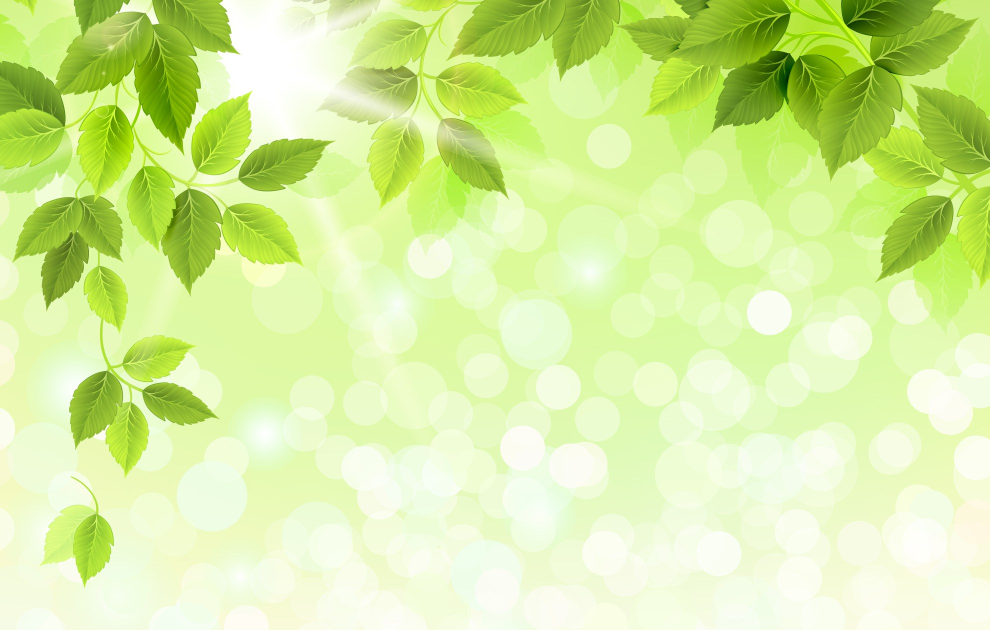
#> input picture a1.jpg, 1980 x 1260 px (shown at 1/2 size); its folder holds only this picture in this run
$ python -i main.py   (imports and definitions only)   (Python 2 division)   (older library calls are emulated)
#> lines starting #> are read from the running program, lines starting #| are printed output that depends on the picture; after the words box and inside, x2 and y2 are one past the last pixel; in counts of white or black regions, pixels touching at a corner belong together
import cv2
import numpy as np
#import argparse, sys, os
#from GUIdriver import *
import pandas as pd
#import matplotlib.pyplot as plt
#import GaussianNB
from sklearn.naive_bayes import GaussianNB
#import cv2
# import warnings to remove any type of future warnings
import warnings
def endprogram():
	print ("\nProgram terminated!")
	sys.exit()

def main_run(ImageFile):
	#Reading the image by parsing the argument
	#ImageFile = "a.png"
#> called with ImageFile = 'a1.jpg'
	text = str(ImageFile)
	print ("\n*********************\nImage : " + ImageFile + "\n*********************")
	img = cv2.imread(text)
#> img is the input picture: shape (1260, 1980, 3); mean B, G, R 160.2, 237.6, 213.5
	img = cv2.resize(img ,((int)(img.shape[1]/5),(int)(img.shape[0]/5)))
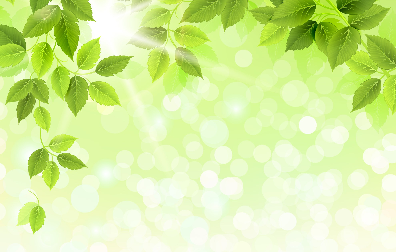
#> img: shape (252, 396, 3); mean B, G, R 160.2, 237.6, 213.5
	original = img.copy()
	neworiginal = img.copy()
	cv2.imshow('original',img)


	#Calculating number of pixels with shade of white(p) to check if exclusion of these pixels is required or not (if more than a fixed %) in order to differentiate the white background or white patches in image caused by flash, if present.
	p = 0
	for i in range(img.shape[0]):
		for j in range(img.shape[1]):
			B = img[i][j][0]
			G = img[i][j][1]
			R = img[i][j][2]
			if (B > 110 and G > 110 and R > 110):
				p += 1
#> after the loop, p = 75266

	#finding the % of pixels in shade of white
	totalpixels = img.shape[0]*img.shape[1]
#> totalpixels = 99792
	per_white = 100 * p/totalpixels
#> per_white = 75
	'''
	print 'percantage of white: ' + str(per_white) + '\n'
	print 'total: ' + str(totalpixels) + '\n'
	print 'white: ' + str(p) + '\n'
	'''

	#excluding all the pixels with colour close to white if they are more than 10% in the image
	if per_white > 10:
		img[i][j] = [200,200,200]
#> img: shape (252, 396, 3); under 0.01% of pixels changed, all inside (x1, y1, x2, y2) = (395, 251, 396, 252)
		cv2.imshow('color change', img)


	#Guassian blur
	blur1 = cv2.GaussianBlur(img,(3,3),1)
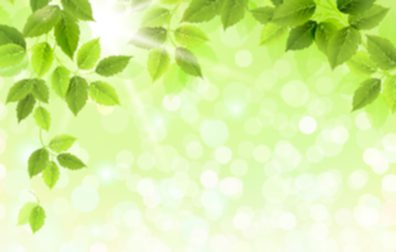
#> blur1: shape (252, 396, 3); mean B, G, R 160.2, 237.6, 213.5
        cv2.imshow('blur',img)

	#mean-shift algo
	newimg = np.zeros((img.shape[0], img.shape[1],3),np.uint8)
	criteria = (cv2.TERM_CRITERIA_EPS + cv2.TERM_CRITERIA_MAX_ITER , 10 ,1.0)

	img = cv2.pyrMeanShiftFiltering(blur1, 20, 30, newimg, 0, criteria)
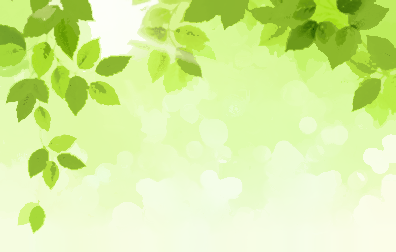
#> img: shape (252, 396, 3); mean B, G, R 160.8, 238.4, 214.2
	cv2.imshow('means shift image',img)


	#Guassian blur
	blur = cv2.GaussianBlur(img,(11,11),1)

	#Canny-edge detection
	canny = cv2.Canny(blur, 160, 290)
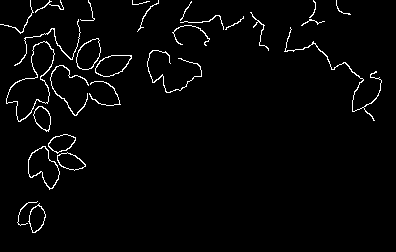
#> canny: shape (252, 396); 2.5% white in thin lines or dots, all inside (x1, y1, x2, y2) = (0, 0, 382, 233)

	canny = cv2.cvtColor(canny,cv2.COLOR_GRAY2BGR)
	#creating border around image to close any open curve cut by the image border
	#bordered = cv2.copyMakeBorder(canny,10,10,10,10, cv2.BORDER_CONSTANT, (255,255,255))		#function not working(not making white coloured border)
	#bordered = cv2.rectangle(canny,(-2,-2),(275,183),(255,255,255),3)
	#cv2.imshow('Canny on meanshift bordered image',bordered)


	#contour to find leafs
	bordered = cv2.cvtColor(canny,cv2.COLOR_BGR2GRAY)
	ret,contours,hierarchy = cv2.findContours(bordered, cv2.RETR_TREE, cv2.CHAIN_APPROX_NONE)
#> contours = 35 contours, 14 with area under 20; largest, box (x1, y1, x2, y2) and area: (6, 41, 55, 122) 1696, (6, 41, 55, 122) 1640, (28, 146, 60, 190) 776, (28, 146, 60, 189) 738, (76, 38, 101, 70) 532

	maxC = 0
	for x in range(len(contours)):													#if take max or one less than max then will not work in
		if len(contours[x]) > maxC:													# pictures with zoomed leaf images
			maxC = len(contours[x])
			maxid = x
#> this loop made 35 passes
#> maxC on passes 1, 3, 6, 12, 13, 16, 21: 65, 80, 115, 145, 230, 306, 451
#> after the loop, maxC = 451; maxid = 20

	perimeter = cv2.arcLength(contours[maxid],True)
#> perimeter = 534.3
	#print perimeter
	Tarea = cv2.contourArea(contours[maxid])
#> Tarea = 69.5
	cv2.drawContours(neworiginal,contours[maxid],-1,(0,0,255))
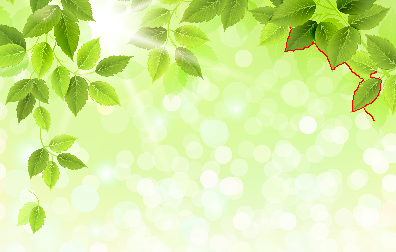
#> neworiginal: shape (252, 396, 3); 0.3% of pixels changed, all inside (x1, y1, x2, y2) = (284, 27, 382, 121)
	cv2.imshow('Contour',neworiginal)
	#cv2.imwrite('Contour complete leaf.jpg',neworiginal)


	#Creating rectangular roi around contour
	height, width, _ = canny.shape
#> height = 252; width = 396
	min_x, min_y = width, height
#> min_x = 396; min_y = 252
	max_x = max_y = 0
	frame = canny.copy()

	# computes the bounding box for the contour, and draws it on the frame,
	for contour, hier in zip(contours, hierarchy):
		(x,y,w,h) = cv2.boundingRect(contours[maxid])
		min_x, max_x = min(x, min_x), max(x+w, max_x)
		min_y, max_y = min(y, min_y), max(y+h, max_y)
		if w > 80 and h > 80:
			#cv2.rectangle(frame, (x,y), (x+w,y+h), (255, 0, 0), 2)   #we do not draw the rectangle as it interferes with contour later on
			roi = img[y:y+h , x:x+w]
			originalroi = original[y:y+h , x:x+w]
#> this loop made 1 pass
#> (x, y, w, h, min_x, max_x, min_y, max_y) on pass 1: (284, 27, 98, 94, 284, 382, 27, 121)
#> pass 1, in main_run, `roi = img[y:y+h , x:x+w]`:
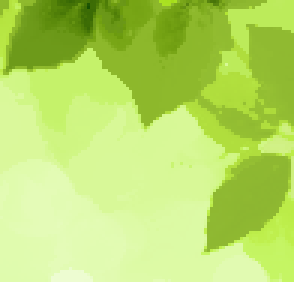
#> roi: shape (94, 98, 3) (shown 3 times larger); mean B, G, R 105.2, 221, 183.6
#> pass 1, in main_run, `originalroi = original[y:y+h , x:x+w]`:
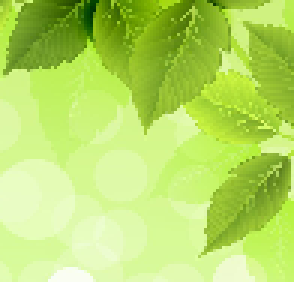
#> originalroi: shape (94, 98, 3) (shown 3 times larger); mean B, G, R 103.7, 220.4, 182.6

	if (max_x - min_x > 0 and max_y - min_y > 0):
		roi = img[min_y:max_y , min_x:max_x]
		originalroi = original[min_y:max_y , min_x:max_x]
		#cv2.rectangle(frame, (min_x, min_y), (max_x, max_y), (255, 0, 0), 2)   #we do not draw the rectangle as it interferes with contour

	cv2.imshow('ROI', frame)
	cv2.imshow('rectangle ROI', roi)
	img = roi


	#Changing colour-space
	#imghsv = cv2.cvtColor(img, cv2.COLOR_BGR2HSV)
	imghls = cv2.cvtColor(roi, cv2.COLOR_BGR2HLS)
#> imghls: shape (94, 98, 3); mean of channels 0, 1, 2 39.8, 163.3, 200.4
	cv2.imshow('HLS', imghls)
	imghls[np.where((imghls==[30,200,2]).all(axis=2))] = [0,200,0]
	cv2.imshow('new HLS', imghls)

	#Only hue channel
	huehls = imghls[:,:,0]
	cv2.imshow('img_hue hls',huehls)
	#ret, huehls = cv2.threshold(huehls,2,255,cv2.THRESH_BINARY)

	huehls[np.where(huehls==[0])] = [35]
	cv2.imshow('img_hue with my mask',huehls)


	#Thresholding on hue image
	ret, thresh = cv2.threshold(huehls,28,255,cv2.THRESH_BINARY_INV)
#> thresh: shape (94, 98); every value is 0
	cv2.imshow('thresh', thresh)


	#Masking thresholded image from original image
	mask = cv2.bitwise_and(originalroi,originalroi,mask = thresh)
#> mask: shape (94, 98, 3); every value is 0
	cv2.imshow('masked out img',mask)


	#Finding contours for all infected regions
	_,contours,heirarchy = cv2.findContours(thresh, cv2.RETR_TREE, cv2.CHAIN_APPROX_NONE)
#> contours = []

	Infarea = 0
	for x in range(len(contours)):
		cv2.drawContours(originalroi,contours[x],-1,(0,0,255))
		cv2.imshow('Contour masked',originalroi)

		#Calculating area of infected region
		Infarea += cv2.contourArea(contours[x])
#> this loop made 0 passes
#> after the loop, Infarea = 0

	if Infarea > Tarea:
		Tarea = img.shape[0]*img.shape[1]

	print ('_________________________________________\n Perimeter: %.2f' %(perimeter)
		   + '\n_________________________________________')
#| _________________________________________
#|  Perimeter: 534.26
#| _________________________________________

	print ('_________________________________________\n Total area: %.2f' %(Tarea)
		   + '\n_________________________________________')
#| _________________________________________
#|  Total area: 69.50
#| _________________________________________

	#Finding the percentage of infection in the leaf
	print ('_________________________________________\n Infected area: %.2f' %(Infarea)
		   + '\n_________________________________________')
#| _________________________________________
#|  Infected area: 0.00
#| _________________________________________

	try:
		per = 100 * Infarea/Tarea
#> per = 0
	except ZeroDivisionError:
		per = 0

	print ('_________________________________________\n Percentage of infection region: %.2f' %(per)
		   + '\n_________________________________________')
#| _________________________________________
#|  Percentage of infection region: 0.00
#| _________________________________________

	if Infarea == 0:
		print("No infection Found")
		x =  "No infection Found"
		return x
		#exit()
	print("\n*To terminate press and hold (q)*")

	cv2.imshow('orig',original)


	"""****************************************update dataset*******************************************"""
	#Updating a dataset file to maintain log of the leaf images identified.

	print("\nDo you want to run the classifier(Y/N):")
	# [7 lines of commented-out code are left out]
	import csv
	n = 121
	#print(args["input"])
	filename = 'datasetlog/Datasetunlabelledlog.csv'
	fieldnames = ['fortnum', 'imgid', 'feature1', 'feature2', 'feature3']
	import os

	if os.path.isdir("datasetlog") and os.path.exists("datasetlog/Datasetunlabelledlog.csv"):
		results = []
		with open(filename) as File:
			reader = csv.DictReader(File)
			for rows in reader:
				results.append(rows)
		try:
			#first character(fortnum) of previously appended line
			preflod = int(results[len(results)-1]['fortnum'])
		#if new file
		except IndexError:
			preflod = -1

		if preflod < 9:
			fortnum = preflod + 1
		elif preflod > 9:
			fortnum = 0
		file.close(File)

		L = {'fortnum': str(fortnum), 'imgid': str(ImageFile), 'feature1': str(Tarea), 'feature2': str(Infarea), 'feature3': str(perimeter)}
		print(L)
		with open(filename,'a') as File:
			writer = csv.DictWriter(File, fieldnames = fieldnames)
			writer.writerow(L)
			file.close(File)


	else:
		os.mkdir("datasetlog")
		fortnum = 0
		L = {'fortnum': str(fortnum), 'imgid': str(ImageFile), 'feature1': str(Tarea), 'feature2': str(Infarea), 'feature3': str(perimeter)}
		with open(filename,'w') as File:
			writer = csv.DictWriter(File, fieldnames = fieldnames)
			writer.writeheader()
			writer.writerow(L)
			file.close(File)
	# [27 lines of commented-out code are left out]

	warnings.simplefilter(action='ignore', category=FutureWarning)

	# reading csv file and extracting class column to y.
	dataf = pd.read_csv("Datasetinfectedhealthy.csv")

	# extracting two features
	X = dataf.drop(['imgid','fortnum'], axis=1)
	y = X['label']
	X = X.drop('label', axis=1)

	print("\nTraining dataset:-\n")
	print(X)
	print("TRAIN DATASET")

	log = pd.read_csv("datasetlog/Datasetunlabelledlog.csv")

	log = log.tail(1)
	X_ul = log.drop(['imgid','fortnum'], axis=1)

	print("\nTest dataset:-\n")
	print(X_ul)

	print("\n*To terminate press (q)*")

	#X.plot(kind='scatter',x='feature1',y='feature2')
	#plt.show()


	Sum = 0

	from sklearn.model_selection import train_test_split

	'''
	from sklearn.model_selection import train_test_split
	for n in range(4):
		x_train, Xi_test, y_train, yi_test = train_test_split(X, y, test_size=0.52, random_state=60)
		if cv2.waitKey(1) == ord('q' or 'Q'): break
		svclassifier = SVC(kernel='linear')
		svclassifier.fit(x_train, y_train)
		pred = svclassifier.predict(X_ul)
	'''
	print("RESULT")
	for n in range(4):
		x_train, Xi_test, y_train, yi_test = train_test_split(X, y, test_size=0.52, random_state=60)
		if cv2.waitKey(1) == ord('q' or 'Q'): break
		classifier = GaussianNB()
		classifier.fit(x_train, y_train)
		pred =classifier.predict(X_ul)
		Sum = Sum + pred
		print(pred)

	print("\nprediction: %d" %int(Sum/4))

	if(Sum < 2):
                x = "The leaf is sufficiently healthy!"
		print("The leaf is sufficiently healthy!")
	else:
                x= "The leaf is infected!"
		print("The leaf is infected!")

	# [6 lines of commented-out code are left out]
	cv2.waitKey(0)
	return x

#x = main_run('1.png')
#print(x)

>>> result = main_run('a1.jpg')
